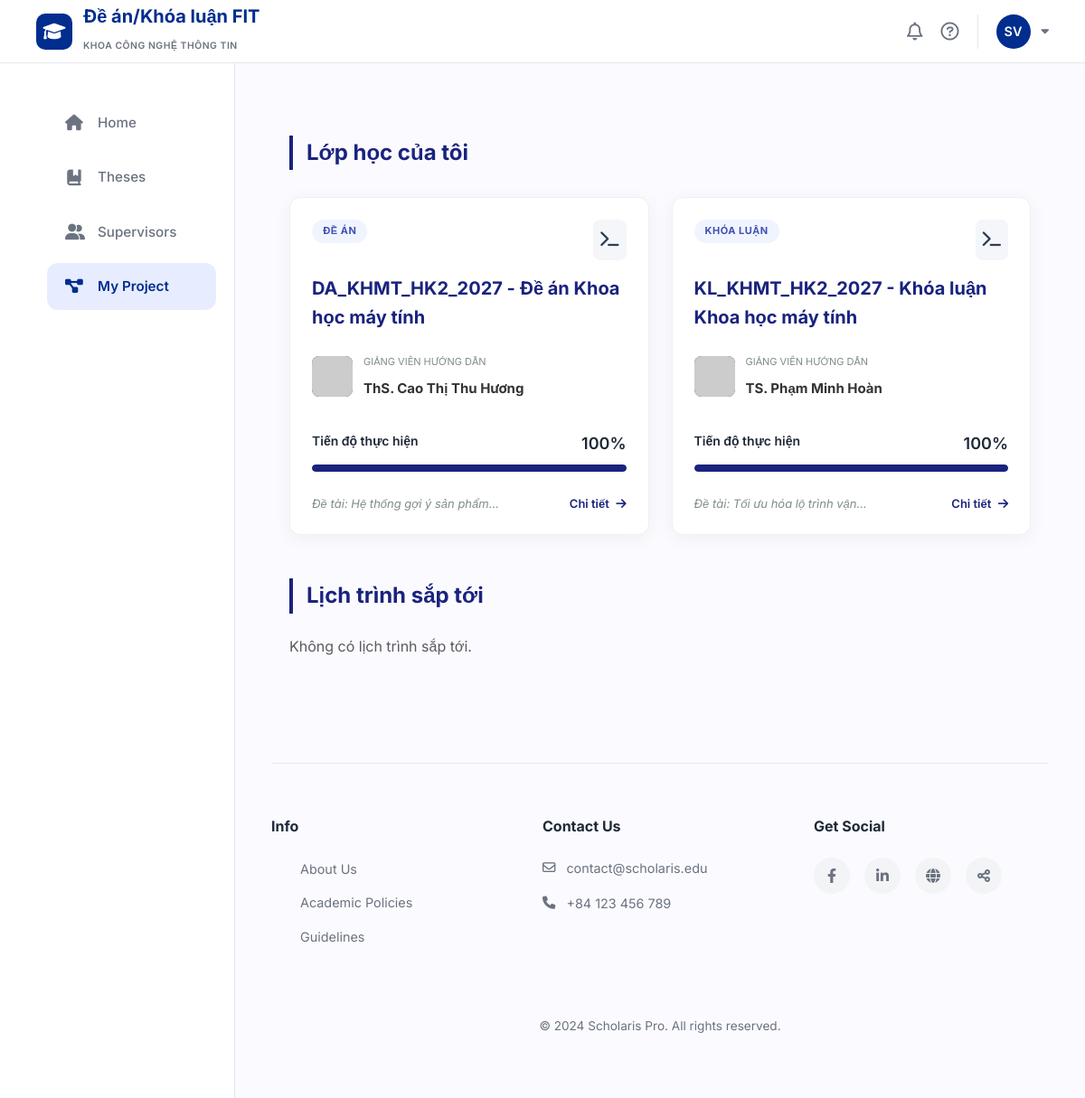
The page /my-projects (signed in) on the database its author committed.
### tables this page shows
CREATE TABLE classes (
    id INTEGER PRIMARY KEY AUTOINCREMENT,
    class_code VARCHAR(50) NOT NULL UNIQUE,
    class_name VARCHAR(100) NOT NULL,
    course_id INTEGER NOT NULL,
    lecturer_id INTEGER NOT NULL,
    semester_id INTEGER NOT NULL,
    status VARCHAR(20) DEFAULT 'active' CHECK (status IN ('active', 'completed')),
    FOREIGN KEY (course_id) REFERENCES courses(id),
    FOREIGN KEY (lecturer_id) REFERENCES lecturers(id),
    FOREIGN KEY (semester_id) REFERENCES semesters(id)
);

CREATE TABLE course_types (
    id INTEGER PRIMARY KEY AUTOINCREMENT,
    type_name VARCHAR(50) NOT NULL UNIQUE
);

CREATE TABLE users (
    id INTEGER PRIMARY KEY AUTOINCREMENT,
    email VARCHAR(100) NOT NULL UNIQUE,
    password VARCHAR(255) NOT NULL,
    full_name VARCHAR(100) NOT NULL,
    role VARCHAR(20) NOT NULL CHECK (role IN ('student', 'lecturer')),
    phone VARCHAR(20),
    created_at DATETIME DEFAULT CURRENT_TIMESTAMP
);

### app/myprojects/routes.py (the view)
@myprojects_bp.route('/my-projects')
def my_projects():
    user_id = session.get('user_id') or 1
    conn = get_db()
    conn.row_factory = lambda cursor, row: dict(zip([column[0] for column in cursor.description], row))
    cur = conn.cursor()
    query_classes = """
        SELECT
            c.id, c.class_code, c.class_name,
            u_l.full_name AS lecturer_name,
            ct.type_name AS course_type,
            (SELECT COUNT(*) FROM assignments a WHERE a.class_id = c.id) as total_tasks,
            (SELECT COUNT(*) FROM submissions s
             JOIN assignments a ON s.assignment_id = a.id
             WHERE a.class_id = c.id AND s.student_id = st.id) as completed_tasks,
            (SELECT title FROM topics t WHERE t.class_id = c.id AND t.student_id = st.id LIMIT 1) as current_topic
        FROM classes c
        JOIN class_students cs ON c.id = cs.class_id
        JOIN students st ON cs.student_id = st.id
        JOIN lecturers l ON c.lecturer_id = l.id
        JOIN users u_l ON l.user_id = u_l.id
        JOIN courses cr ON c.course_id = cr.id
        JOIN course_types ct ON cr.course_type_id = ct.id
        WHERE st.user_id = ?
    """
    cur.execute(query_classes, (user_id,))
    registrations = cur.fetchall()
    for item in registrations:
        if item['total_tasks'] > 0:
            item['progress_percent'] = int((item['completed_tasks'] / item['total_tasks']) * 100)
        else:
            item['progress_percent'] = 0
    query_schedule = """
        SELECT a.title, a.deadline, a.description
        FROM assignments a
        JOIN class_students cs ON a.class_id = cs.class_id
        JOIN students st ON cs.student_id = st.id
        LEFT JOIN submissions s ON a.id = s.assignment_id AND s.student_id = st.id
        WHERE st.user_id = ? AND s.id IS NULL AND a.deadline > DATETIME('now')
        ORDER BY a.deadline ASC
        LIMIT 1
    """
    cur.execute(query_schedule, (user_id,))
    upcoming_event = cur.fetchone()
    return render_template('myprojects.html',
                           registrations=registrations,
                           upcoming_event=upcoming_event)

### app/database.py (called while the page is built)
def get_db():
    conn = sqlite3.connect(DB_PATH)
    conn.row_factory = sqlite3.Row
    return conn

### templates/myprojects.html (shortened to what this page needs)
{% extends "base.html" %}
{% block content %}
<link rel="stylesheet" href="https://cdnjs.cloudflare.com/ajax/libs/font-awesome/6.0.0/css/all.min.css">
<div class="container main-container">
    <div class="section-title">Lớp học của tôi</div>
    <div class="project-grid">
        {% for item in registrations %}
        <div class="project-card">
            <div class="card-top">
                <span class="type-badge">{{ item['course_type'] }}</span>
                <div class="icon-box"><i class="fas fa-terminal"></i></div>
            </div>
            <div class="class-code-title">
                {{ item['class_code'] }} - {{ item['class_name'] }}
            </div>
            <div class="lecturer-info">
                <img src="https://ui-avatars.com/api/?name={{ item['lecturer_name'] }}&background=2c3e50&color=fff" class="lecturer-avatar">
                <div class="lecturer-details">
                    <p>GIẢNG VIÊN HƯỚNG DẪN</p>
                    <div class="lecturer-name">{{ item['lecturer_name'] }}</div>
                </div>
            </div>
            <div class="progress-section">
                <div class="progress-label">
                    <span>Tiến độ thực hiện</span>
                    <span style="font-size: 18px;">{{ item['progress_percent'] }}%</span>
                </div>
                <div class="progress">
                    <div class="progress-bar" role="progressbar" style="width: {{ item['progress_percent'] }}%;"></div>
                </div>
            </div>
            <div class="card-footer-info">
                <span class="status-text">
                    {% if item['current_topic'] %}
                        Đề tài: {{ item['current_topic'] | truncate(30) }}
                    {% else %}
                        Chưa đăng ký đề tài
                    {% endif %}
                </span>
                <a href="{{ url_for('myprojects.project_detail', id=item['id']) }}" class="detail-link">
                    Chi tiết <i class="fas fa-arrow-right ms-1"></i>
                </a>
            </div>
        </div>
        {% else %}
        <div class="project-card empty-card">
            <i class="fas fa-folder-open fa-3x mb-3" style="color: #e0e0e0;"></i>
            <h5 style="color: #2c3e50; font-weight: 700;">Trống</h5>
            <p class="px-4">Bạn chưa tham gia lớp học nào trong học kỳ này.</p>
        </div>
        {% endfor %}
    </div>
    <div class="section-title mt-custom-lg mb-4">Lịch trình sắp tới</div>
    <div style="max-width: 400px;">
        {% if upcoming_event %}
        <div class="project-card" style="padding: 15px 24px; border-left: 4px solid #e67e22;">
            <p style="color: #e67e22; font-weight: 700; font-size: 12px; margin-bottom: 5px;">
                {{ upcoming_event['deadline'] }}
            </p>
            <h6 style="font-weight: 700; color: #1a237e;">{{ upcoming_event['title'] }}</h6>
            <p style="font-size: 13px; color: #7f8c8d; margin: 0;">{{ upcoming_event['description'] | truncate(100) }}</p>
        </div>
        {% else %}
        <p class="text-muted italic">Không có lịch trình sắp tới.</p>
        {% endif %}
    </div>
</div>
{% endblock %}

### templates/base.html (style rules this page uses)
:root { --primary-color: #002D8E; --primary-light: #E7EDFF; --bg-page: #FBFBFF; --white: #FFFFFF; --text-dark: #1F2937; --text-muted: #6B7280; --border-color: #E5E7EB; --sidebar-width: 260px; --header-height: 70px; --shadow: 0 4px 12px rgba(0, 0, 0, 0.05); --transition: all 0.3s ease; }
* { margin: 0; padding: 0; box-sizing: border-box; font-family: 'Inter', sans-serif; }
body { background-color: var(--bg-page); color: var(--text-dark); min-height: 100vh; display: flex; flex-direction: column; }

### templates/myprojects.html (style rules this page uses)
body { background-color: #FBFBFF; font-family: 'Inter', sans-serif; line-height: 1.6; }
.main-container { padding: 40px 20px; max-width: 1200px; margin: auto; }
.section-title { font-size: 24px; font-weight: 700; color: #1a237e; border-left: 4px solid #1a237e; padding-left: 15px; margin-bottom: 30px; display: flex; align-items: center; }
.project-grid { display: grid; grid-template-columns: repeat(auto-fill, minmax(350px, 1fr)); gap: 25px; }
.project-card { background: #ffffff; border-radius: 12px; padding: 24px; box-shadow: 0 4px 20px rgba(0, 0, 0, 0.05); position: relative; transition: transform 0.2s; border: 1px solid #f0f0f0; }
.card-top { display: flex; justify-content: space-between; align-items: flex-start; margin-bottom: 15px; }
.type-badge { background: #f0f4ff; color: #3f51b5; font-size: 11px; font-weight: 700; padding: 4px 12px; border-radius: 20px; text-transform: uppercase; letter-spacing: 0.5px; }
.icon-box { background: #f5f6fa; color: #2c3e50; padding: 8px; border-radius: 8px; font-size: 18px; }
.class-code-title { font-size: 20px; font-weight: 700; color: #1a237e; margin-bottom: 25px; }
.lecturer-info { display: flex; align-items: center; margin-bottom: 35px; }
.lecturer-avatar { width: 45px; height: 45px; border-radius: 8px; background: #2c3e50; margin-right: 12px; object-fit: cover; }
.lecturer-details p { margin: 0; font-size: 11px; color: #7f8c8d; margin-bottom: 4px; }
.lecturer-name { font-weight: 700; color: #333; font-size: 15px; }
.progress-section { margin-top: 20px; margin-top: 30px; }
.progress-label { display: flex; justify-content: space-between; font-weight: 600; font-size: 14px; margin-bottom: 8px; }
.progress { height: 8px; border-radius: 10px; background-color: #ecf0f1; }
.progress-bar { background-color: #1a237e; border-radius: 10px; }
.card-footer-info { margin-top: 25px; display: flex; justify-content: space-between; align-items: center; font-size: 13px; }
.status-text { color: #7f8c8d; font-style: italic; }
.detail-link { color: #1a237e; text-decoration: none; font-weight: 600; }
.mt-custom-lg { margin-top: 3rem !important; }
.project-card p { line-height: 1.6; margin-bottom: 0.5rem; }

### rows shown on the page
classes: course_type "ĐỀ ÁN", class_code "DA_KHMT_HK2_2027", class_name "Đề án Khoa học máy tính", lecturer_name "ThS. Cao Thị Thu Hương", progress_percent "100", current_topic "Hệ thống gợi ý sản phẩm..."
classes: course_type "KHÓA LUẬN", class_code "KL_KHMT_HK2_2027", class_name "Khóa luận Khoa học máy tính", lecturer_name "TS. Phạm Minh Hoàn", progress_percent "100", current_topic "Tối ưu hóa lộ trình vận..."
